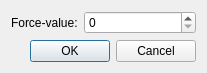
<?xml version="1.0" encoding="UTF-8"?>
<ui version="4.0">
 <class>ForceDialog</class>
 <widget class="QDialog" name="ForceDialog">
  <property name="geometry">
   <rect>
    <x>0</x>
    <y>0</y>
    <width>207</width>
    <height>67</height>
   </rect>
  </property>
  <property name="windowTitle">
   <string>Dialog</string>
  </property>
  <layout class="QGridLayout" name="gridLayout">
   <item row="0" column="0">
    <widget class="QLabel" name="label">
     <property name="sizePolicy">
      <sizepolicy hsizetype="Maximum" vsizetype="Preferred">
       <horstretch>0</horstretch>
       <verstretch>0</verstretch>
      </sizepolicy>
     </property>
     <property name="text">
      <string>Force-value:</string>
     </property>
    </widget>
   </item>
   <item row="0" column="1">
    <widget class="QSpinBox" name="spinBox">
     <property name="maximum">
      <number>999999</number>
     </property>
    </widget>
   </item>
   <item row="1" column="0" colspan="2">
    <widget class="QDialogButtonBox" name="buttonBox">
     <property name="orientation">
      <enum>Qt::Horizontal</enum>
     </property>
     <property name="standardButtons">
      <set>QDialogButtonBox::Cancel|QDialogButtonBox::Ok</set>
     </property>
    </widget>
   </item>
  </layout>
 </widget>
 <resources/>
 <connections>
  <connection>
   <sender>buttonBox</sender>
   <signal>accepted()</signal>
   <receiver>ForceDialog</receiver>
   <slot>accept()</slot>
   <hints>
    <hint type="sourcelabel">
     <x>248</x>
     <y>254</y>
    </hint>
    <hint type="destinationlabel">
     <x>157</x>
     <y>274</y>
    </hint>
   </hints>
  </connection>
  <connection>
   <sender>buttonBox</sender>
   <signal>rejected()</signal>
   <receiver>ForceDialog</receiver>
   <slot>reject()</slot>
   <hints>
    <hint type="sourcelabel">
     <x>316</x>
     <y>260</y>
    </hint>
    <hint type="destinationlabel">
     <x>286</x>
     <y>274</y>
    </hint>
   </hints>
  </connection>
 </connections>
</ui>
